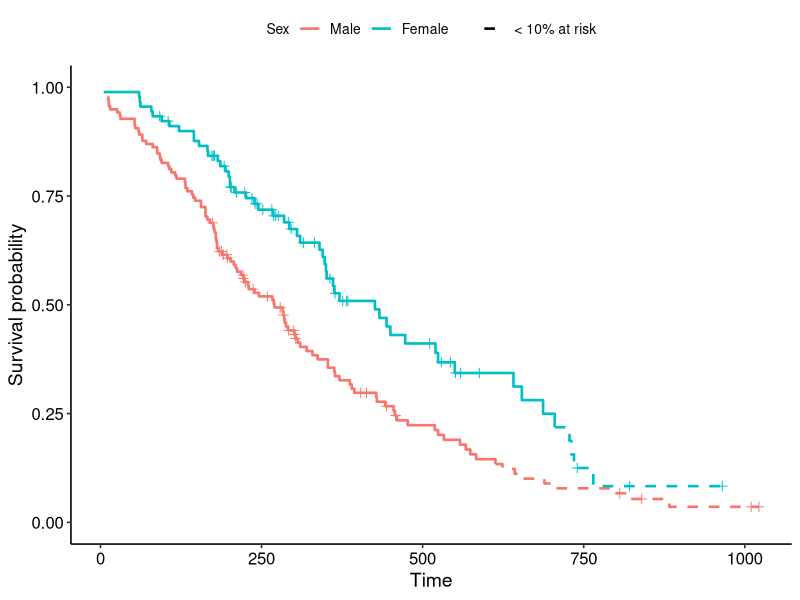
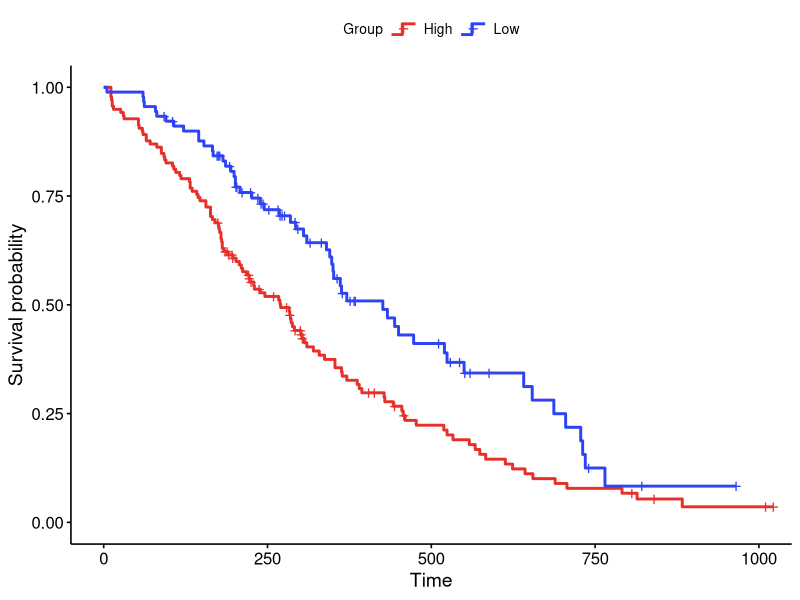

The R source for these figures, in order:
## ---- chunk 1
knitr::opts_chunk$set(
  comment = "#>",
  collapse = TRUE,
  message = FALSE,
  warning = FALSE,
  fig.width = 7,
  fig.height = 5
)
## ---- chunk 2
library(survminer)
library(survival)
library(dplyr)
library(ggplot2)
## ---- chunk 3
# KM curves that switch solid -> dashed once the number at risk drops below
# `frac` of each group's initial cohort (default 10%).
ggsurv_dashed_below <- function(fit, data, frac = 0.10, ...) {
  ss <- surv_summary(fit, data = data) %>%
    group_by(strata) %>%
    mutate(onset = { s <- n.risk < frac * max(n.risk)
                     if (any(s)) min(time[s]) else Inf },
           phase = ifelse(time >= onset, "sparse", "dense")) %>%
    ungroup()
  # repeat the first sparse point in the solid phase so the two steps join
  bridge <- ss %>% filter(phase == "sparse") %>%
    group_by(strata) %>% slice_min(time, n = 1) %>% ungroup() %>%
    mutate(phase = "dense")

  ggplot(bind_rows(ss, bridge), aes(time, surv, colour = strata)) +
    geom_step(aes(linetype = phase), linewidth = 0.9) +
    geom_point(data = filter(ss, n.censor > 0), shape = 3, size = 2,
               show.legend = FALSE) +
    scale_linetype_manual(values = c(dense = "solid", sparse = "dashed"),
                          breaks = "sparse",
                          labels = sprintf("< %g%% at risk", 100 * frac),
                          name = NULL) +
    coord_cartesian(ylim = c(0, 1)) +
    labs(x = "Time", y = "Survival probability", ...) +
    theme_survminer()
}
## ---- chunk 4
fit <- survfit(Surv(time, status) ~ sex, data = lung)
ggsurv_dashed_below(fit, lung, frac = 0.10) +
  scale_colour_discrete(name = "Sex", labels = c("Male", "Female"))
## ---- chunk 5
library(grid)

# Draw the legend key of a ggsurvplot's curves as a small step (stair) that
# echoes the Kaplan-Meier shape, instead of the default straight line.
step_legend_key <- function(p) {
  draw_key_step <- function(data, params, size) {
    grid::linesGrob(
      x = c(0, 0.45, 0.45, 1), y = c(0.25, 0.25, 0.7, 0.7),
      gp = grid::gpar(col = data$colour %||% "black",
                      lwd = (data$linewidth %||% data$size %||% 0.75) * .pt,
                      lty = data$linetype %||% 1, lineend = "butt"))
  }
  # the survival curves are the first layer; subclass its geom to override ONLY
  # the legend key, so the curve drawing itself is unchanged
  g <- p$plot$layers[[1]]$geom
  p$plot$layers[[1]]$geom <-
    ggplot2::ggproto(paste0(class(g)[1], "Key"), g, draw_key = draw_key_step)
  p
}
## ---- chunk 6
fit2 <- survfit(Surv(time, status) ~ sex, data = lung)
p <- ggsurvplot(fit2, data = lung, palette = c("#E7302A", "#2E43F3"),
                legend.title = "Group", legend.labs = c("High", "Low"))
step_legend_key(p)
